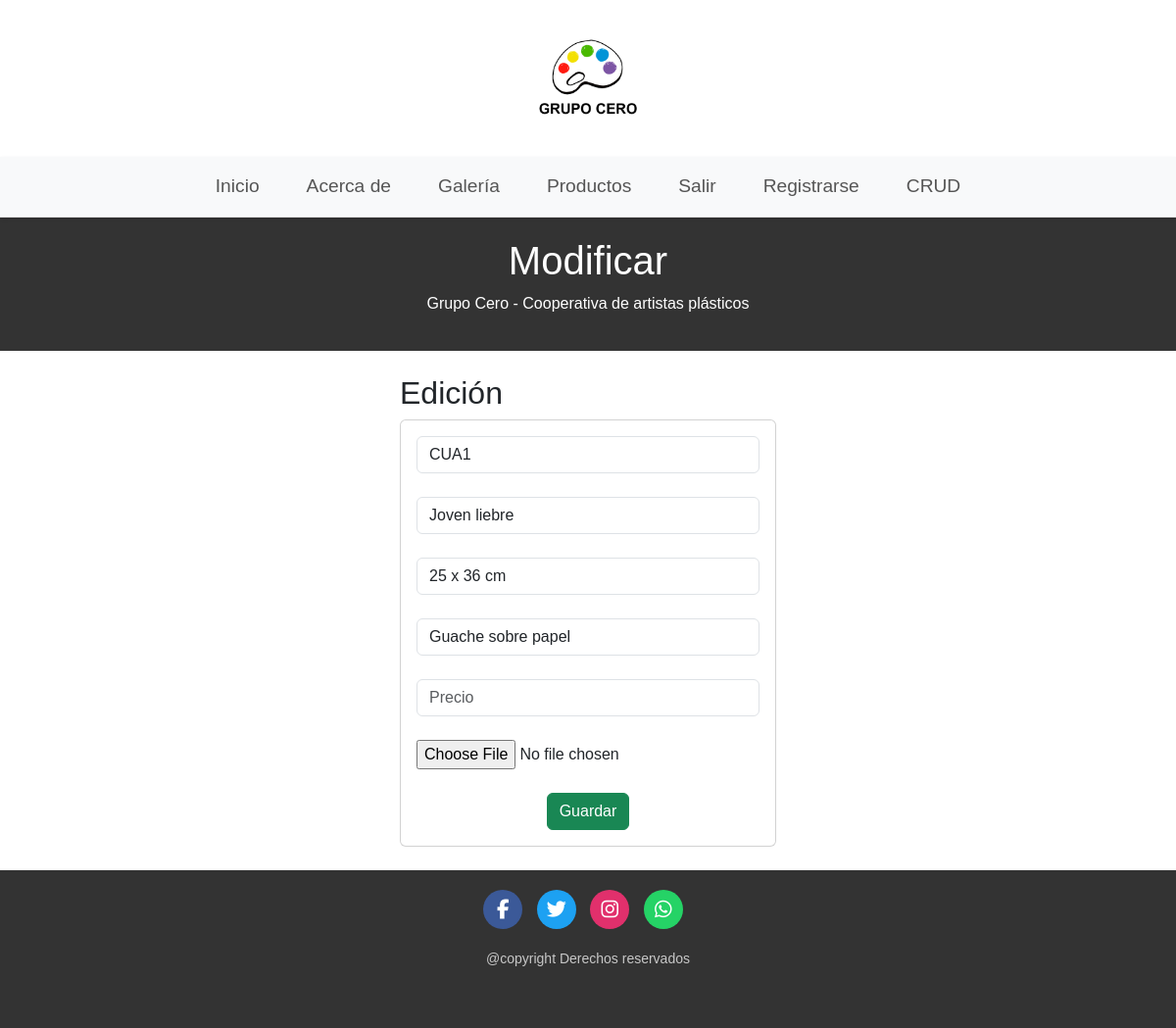
Page /artes/edicionProductos/CUA1 (signed in) on the committed database.
### artes/models.py (models this page shows, shortened)
class Producto(models.Model):
    codigo = models.CharField(max_length=10)
    nombre = models.CharField(max_length=100)
    size = models.CharField(max_length=100) #tamaño del producto
    tecnica = models.CharField(max_length=100) #tecnica del producto
    precio = models.DecimalField(max_digits=10, decimal_places=3)
    imagen = models.ImageField(upload_to='productos/')

### artes/views.py (the view)
    def wrapper(request, *args, **kwargs):
        if not request.user.is_authenticated or not request.user.is_staff:
            messages.error(request, 'Se requieren permisos de administrador para acceder a esta página.')
            return redirect('login')
        return view_func(request, *args, **kwargs)

### artes/views.py (called while the page is built)
def admin_required(view_func):
    def wrapper(request, *args, **kwargs):
        if not request.user.is_authenticated or not request.user.is_staff:
            messages.error(request, 'Se requieren permisos de administrador para acceder a esta página.')
            return redirect('login')
        return view_func(request, *args, **kwargs)
    return wrapper

@login_required
@admin_required
def edicionProductos(request, codigo):
    productos = Producto.objects.get(codigo=codigo)
    return render(request, "artes/edicionProductos.html", {'productos': productos})

### artes/templates/artes/edicionProductos.html (shortened to what this page needs)
{% extends 'artes/base.html' %}
{% load static %}
{% block content %}
  <link rel="stylesheet" href="{% static 'artes/css/productos.css'%}" />
  <header>
    <h1>Modificar</h1>
    <p>Grupo Cero - Cooperativa de artistas plásticos</p>
  </header>
  <br>
  <div class="row">
    <div class="col-md-4 offset-d-4 mx-auto">
      <h2>Edición</h2>
      <div class="card">
        <div class="card-body">
          <form action="../editarProducto" method="post" enctype="multipart/form-data">{% csrf_token %}
            <div class="form-group">
              <input type="text" id="txtCodigo" name="txtCodigo" value="{{productos.codigo}}" class="form-control" maxlength="10"  readonly required>
            </div>
            <br>
            <div class="form-group">
              <input type="text" id="txtNombre" name="txtNombre" value="{{productos.nombre}}" class="form-control" placeholder="Nombre" maxlength="50" required>
            </div>
            <br>
            <div class="form-group">
              <input type="text" id="txtSize" name="txtSize" value="{{productos.size}}"  class="form-control" placeholder="Tamaño" maxlength="30" required>
            </div>
            <br>
            <div class="form-group">
              <input type="text" id="txtTecnica" name="txtTecnica" value="{{productos.tecnica}}" class="form-control" placeholder="Técnica"  maxlength="50" required>
            </div>
            <br>
            <div class="form-group">
              <input type="number" id="numPrecio" name="numPrecio" value="{{productos.precio}}" class="form-control" placeholder="Precio"  min="0" step="0.001" required>
            </div>
            <br>
            <div class="form-group">
              <input type="file" id="imagenProducto" name="imagenProducto" value="{{productos.imagen}}" class="form-control-file" accept="image/*" required>
            </div>
            <br>
            <div class="form-group text-center">
              <button type="submit" class="btn btn-success btn-block text-white">Guardar</button>
            </div>
          </form>
        </div>
      </div>
    </div>
  </div>
  <br>
{% endblock %}

### artes/static/artes/css/productos.css (style rules this page uses)
body { font-family: Arial, Helvetica, sans-serif; margin: 0; padding: 0; }
header { background-color: #333; color: white; padding: 20px; text-align: center; }

### rows in the picture
Producto: txtCodigo "CUA1", txtNombre "Joven liebre", txtSize "25 x 36 cm", txtTecnica "Guache sobre papel"
